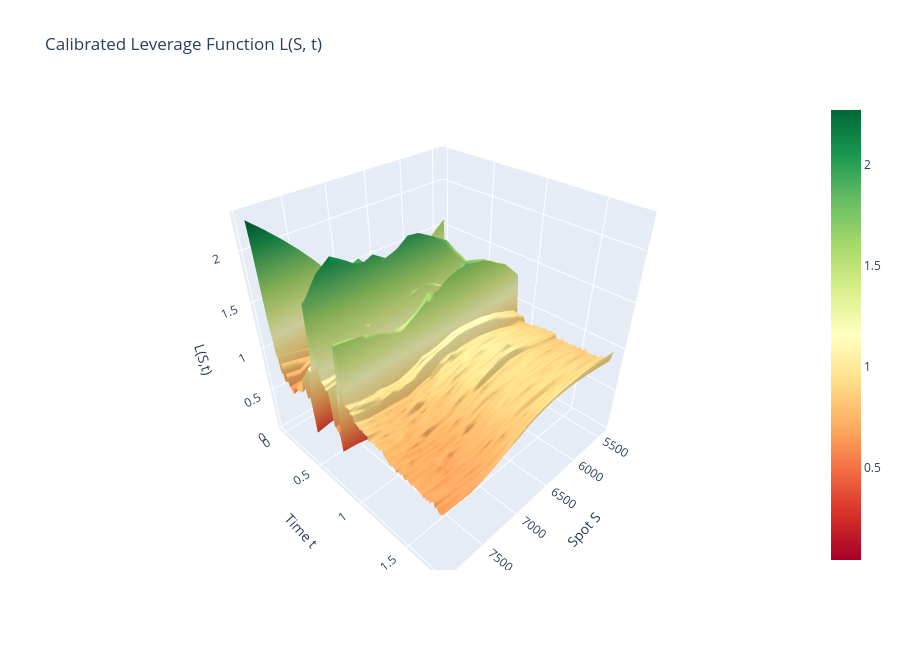

Here is the notebook cell this chart was saved with:
### Code cell
# actual calibrated leverage from MC conditional expectations
L2_flat = np.array(slv_sim.get_leverage_grid())
S_pts   = np.array(slv_sim.get_spot_grid())
n_s     = slv_sim.get_num_spot_points()
n_t     = len(L2_flat) // n_s
L_grid  = np.sqrt(L2_flat.reshape(n_t, n_s))  # stored as L², take sqrt

# trim to ±20% around spot
mask = (S_pts > S0 * 0.80) & (S_pts < S0 * 1.20)
S_plot = S_pts[mask]
L_plot = L_grid[:, mask]
t_plot = np.linspace(0, T_max, n_t)
S_mesh, t_mesh = np.meshgrid(S_plot, t_plot)

fig = go.Figure(data=[go.Surface(x=S_mesh, y=t_mesh, z=L_plot, colorscale='RdYlGn')])
fig.update_layout(
    title='Calibrated Leverage Function L(S, t)',
    scene=dict(xaxis_title='Spot S', yaxis_title='Time t', zaxis_title='L(S,t)'),
    width=900, height=650
)
fig.show()

### Figure 1 — Plotly figure (JSON) as saved in the notebook; plotly's stock layout.template omitted (floating-point values rounded to 4 significant figures; data arrays with more than 128 entries replaced by an {"elided": "..."} marker saying what was removed)
{"data": [{"colorscale": [[0, "rgb(165,0,38)"], [0.1, "rgb(215,48,39)"], [0.2, "rgb(244,109,67)"], [0.3, "rgb(253,174,97)"], [0.4, "rgb(254,224,139)"], [0.5, "rgb(255,255,191)"], [0.6, "rgb(217,239,139)"], [0.7, "rgb(166,217,106)"], [0.8, "rgb(102,189,99)"], [0.9, "rgb(26,152,80)"], [1, "rgb(0,104,55)"]], "type": "surface", "x": {"elided": "179x19 float values"}, "y": {"elided": "179x19 float values"}, "z": {"elided": "179x19 float values"}}], "layout": {"height": 650, "scene": {"xaxis": {"title": {"text": "Spot S"}}, "yaxis": {"title": {"text": "Time t"}}, "zaxis": {"title": {"text": "L(S,t)"}}}, "title": {"text": "Calibrated Leverage Function L(S, t)"}, "width": 900}}
